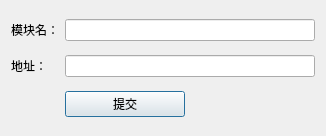
<?xml version="1.0" encoding="UTF-8"?>
<ui version="4.0">
 <class>Dialog</class>
 <widget class="QDialog" name="Dialog">
  <property name="geometry">
   <rect>
    <x>0</x>
    <y>0</y>
    <width>326</width>
    <height>136</height>
   </rect>
  </property>
  <property name="windowTitle">
   <string>dump指定地址</string>
  </property>
  <layout class="QGridLayout" name="gridLayout">
   <item row="0" column="0">
    <widget class="QLabel" name="label_3">
     <property name="text">
      <string>模块名：</string>
     </property>
    </widget>
   </item>
   <item row="0" column="1">
    <widget class="QLineEdit" name="txtModule"/>
   </item>
   <item row="1" column="0">
    <widget class="QLabel" name="label_2">
     <property name="text">
      <string>地址：</string>
     </property>
    </widget>
   </item>
   <item row="1" column="1">
    <widget class="QLineEdit" name="txtAddress"/>
   </item>
   <item row="2" column="1">
    <widget class="QPushButton" name="btnSubmit">
     <property name="maximumSize">
      <size>
       <width>120</width>
       <height>16777215</height>
      </size>
     </property>
     <property name="text">
      <string>提交</string>
     </property>
    </widget>
   </item>
  </layout>
 </widget>
 <resources/>
 <connections/>
</ui>
